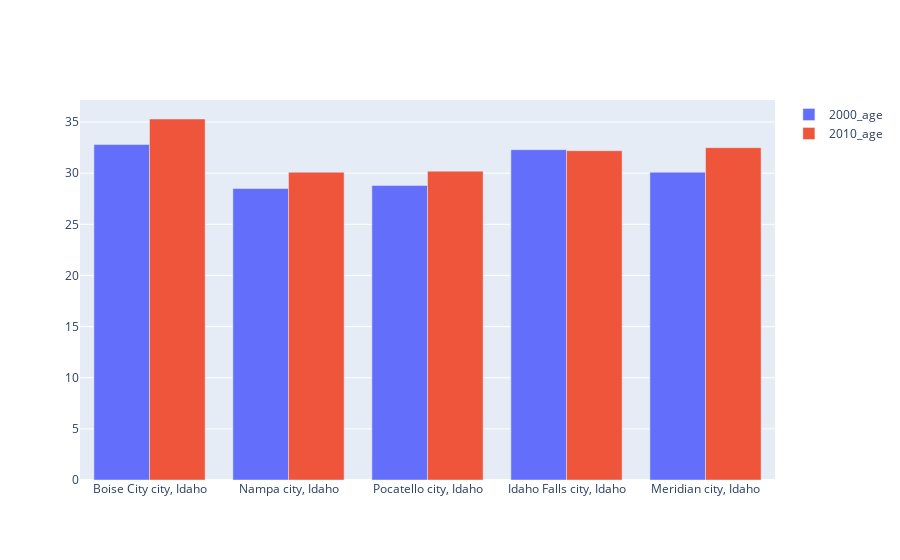

Notebook source saved alongside this figure:
### Code cell
fig = go.Figure(data=[
    go.Bar(name='2000_age', x=id_join['City_Name'], y=id_join['Median_Age_2000']),
    go.Bar(name='2010_age', x=id_join['City_Name'], y=id_join['Median_Age_2010']),
])
fig.update_layout(barmode='group')
fig.show()

### Figure 1 — Plotly figure (JSON) as saved in the notebook; plotly's stock layout.template omitted (floating-point values rounded to 4 significant figures)
{"data": [{"name": "2000_age", "type": "bar", "x": ["Boise City city, Idaho", "Nampa city, Idaho", "Pocatello city, Idaho", "Idaho Falls city, Idaho", "Meridian city, Idaho"], "y": ["32.8", "28.5", "28.8", "32.3", "30.1"]}, {"name": "2010_age", "type": "bar", "x": ["Boise City city, Idaho", "Nampa city, Idaho", "Pocatello city, Idaho", "Idaho Falls city, Idaho", "Meridian city, Idaho"], "y": [35.3, 30.1, 30.2, 32.2, 32.5]}], "layout": {"barmode": "group"}}
